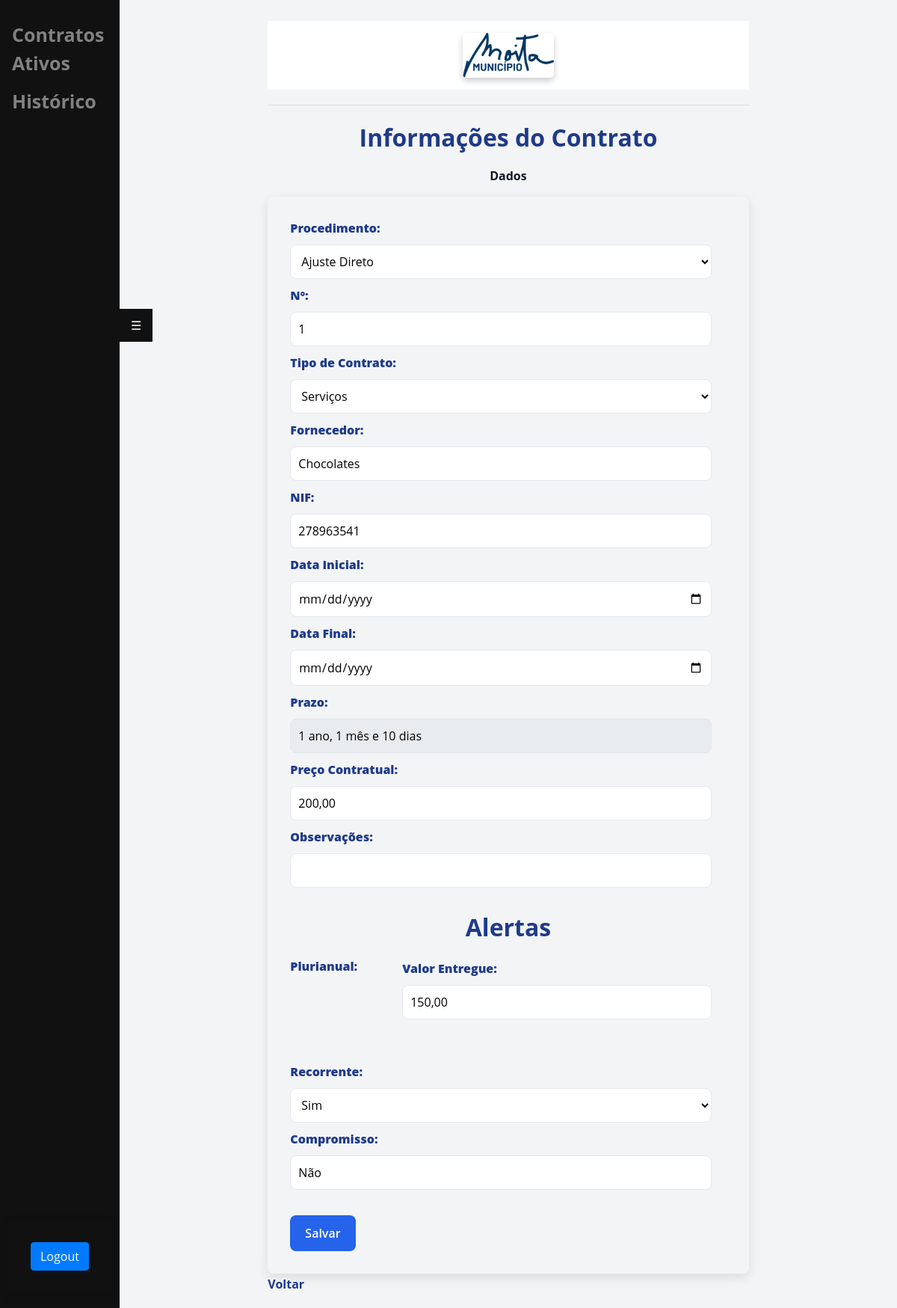
Before: /contrato_info/2/ (signed in) with the older database file.
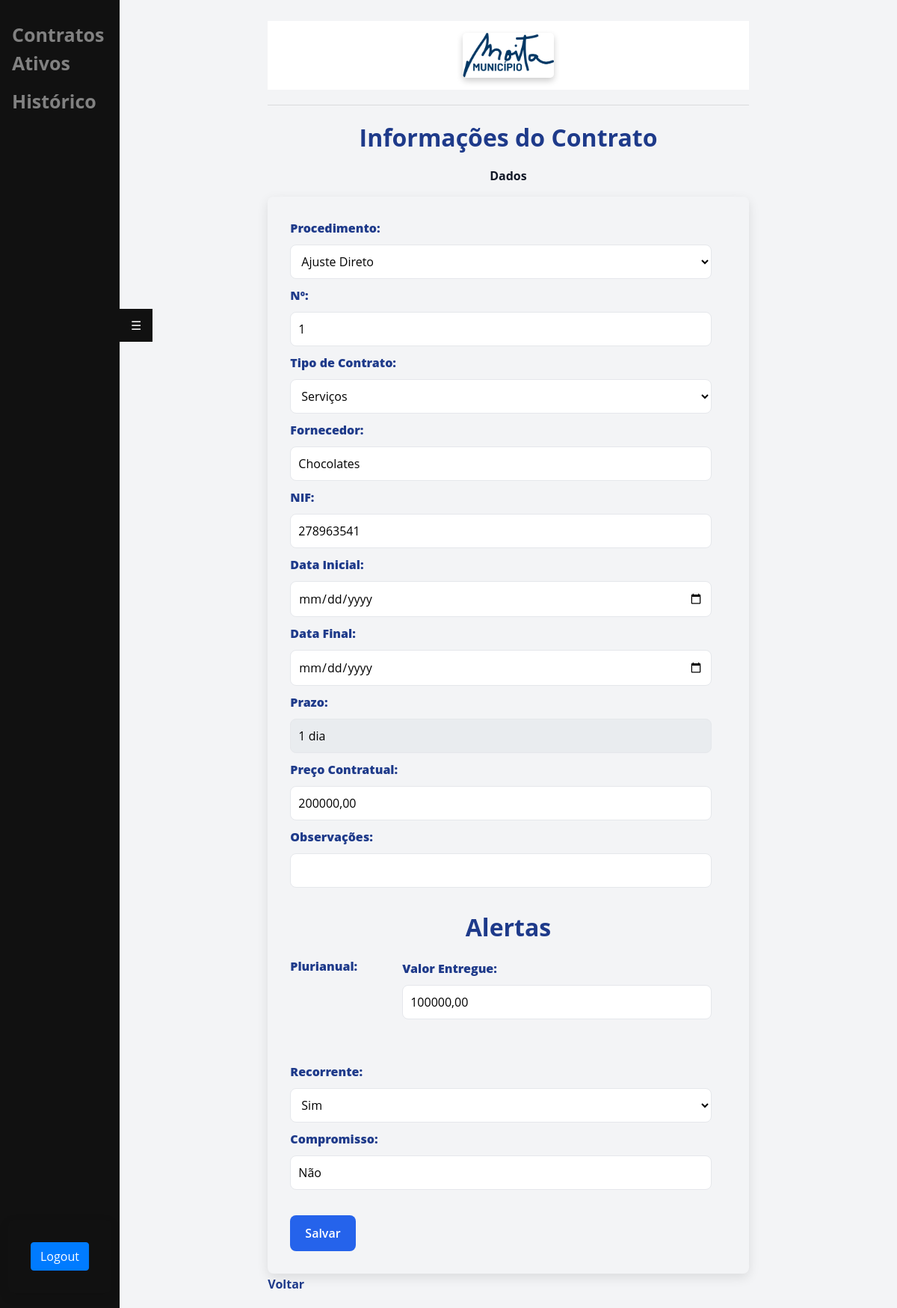
After: the same page with the newer database file.
### main/models.py (models this page shows, shortened)
class Contract(models.Model):
    user = models.ForeignKey(User, on_delete=models.CASCADE)
    procedimento = models.CharField(max_length=255)
    numero = models.CharField(max_length=100)
    tipo_contrato = models.CharField(max_length=100)
    fornecedor = models.CharField(max_length=255)
    nif = models.CharField(max_length=100)
    data_inicial = models.DateField()
    data_final = models.DateField()
    prazo = models.CharField(max_length=255)
    preco_contratual = models.DecimalField(max_digits=10, decimal_places=2)
    observacao = models.TextField(blank=True, null=True)
    valor_entregue = models.DecimalField(max_digits=10, decimal_places=2)
    recorrente = models.BooleanField(default=False)
    compromisso = models.BooleanField(default=False)
    uploaded_file = models.ForeignKey(UploadedFile, on_delete=models.CASCADE)
    plurianual = models.TextField(blank=True, null=True)
    estado = models.BooleanField(default=True)

### main/views.py (the view, shortened to what this page needs)
# urls.py: path('contrato_info/<int:file_id>/', views.contrato_info, name='contrato_info'),
def contrato_info(request, file_id):
    uploaded_file = UploadedFile.objects.get(id=file_id, user=request.user)
    tem_contrato = Contract.objects.filter(user=request.user).exists() if request.user.is_authenticated else False
    contract = Contract.objects.filter(uploaded_file=uploaded_file, user=request.user).first()
    estado = True
    return render(request, 'main/contrato_info.html', {
        'uploaded_file': uploaded_file,
        "tem_contrato": tem_contrato,
        "contract": contract,
        "procedimento": contract.procedimento if contract else '',
        "numero": contract.numero if contract else '',
        "tipo_contrato": contract.tipo_contrato if contract else '',
        "fornecedor": contract.fornecedor if contract else '',
        "nif": contract.nif if contract else '',
        "data_inicial": contract.data_inicial if contract else '',
        "data_final": contract.data_final if contract else '',
        "prazo": contract.prazo if contract else '',
        "preco_contratual": contract.preco_contratual if contract else '',
        "observacao": contract.observacao if contract else '',
        "valor_entregue": contract.valor_entregue if contract else '',
        "recorrente": 'Sim' if contract and contract.recorrente else 'Não',
        "compromisso": 'Sim' if contract and contract.compromisso else 'Não',
        "plurianual": contract.plurianual if contract else '',
        "estado": estado,
    })

### main/templates/main/contrato_info.html (shortened to what this page needs)
{% extends 'main/base.html' %}
{% block content %}
<!DOCTYPE html>
<html lang="pt-PT">
<head>
</head>
<body>
    <h1>Informações do Contrato</h1>
    <p style="text-align: center; font-weight: bold;">
        {{ uploaded_file.name|slice:":-4"|title }}
    </p>
    <form method="POST" action="{% url 'contrato_info' file_id=uploaded_file.id %}">
        <label for="procedimento"><strong>Procedimento:</strong></label>
        <select id="procedimento" name="procedimento">
            <option value="Ajuste Direto" {% if procedimento == "Ajuste Direto" %}selected{% endif %}>Ajuste Direto</option>
        </select>
        <label for="numero"><strong>Nº:</strong></label>
        <input type="text" id="numero" name="numero" pattern="\d+" title="Apenas números" required value="{{ numero }}">
        <label for="tipo_contrato"><strong>Tipo de Contrato:</strong></label>
        <select id="tipo_contrato" name="tipo_contrato">
            <option value="Serviços" {% if tipo_contrato == "Serviços" %}selected{% endif %}>Serviços</option>
        </select>
        <label for="fornecedor"><strong>Fornecedor:</strong></label>
        <input type="text" id="fornecedor" name="fornecedor" required value="{{ fornecedor }}">
        <label for="nif"><strong>NIF:</strong></label>
        <input type="text" id="nif" name="nif" pattern="\d{9}" maxlength="9" title="Apenas 9 números" required value="{{ nif }}">
        <label for="data_inicial"><strong>Data Inicial:</strong></label>
        <input type="date" id="data_inicial" name="data_inicial" required value="{{ data_inicial }}">
        <label for="data_final"><strong>Data Final:</strong></label>
        <input type="date" id="data_final" name="data_final" required value="{{ data_final }}">
        <label for="prazo"><strong>Prazo:</strong></label>
        <input type="text" id="prazo" name="prazo" size="20" readonly style="background-color: #e9ecef; margin-right: 15px;" value="{{ prazo }}">
        <label for="preco_contratual"><strong>Preço Contratual:</strong></label>
        <input type="text" id="preco_contratual" name="preco_contratual" required value="{{ preco_contratual }}">
        <label for="observacao"><strong>Observações:</strong></label>
        <input type="text" id="observacao" name="observacao" size="60">
        <br><br>
        <h1>Alertas</h1>
        <div style="display: flex; gap: 60px; align-items: flex-start;">
            <div style="display: flex; flex-direction: column;">
                <label for="plurianual"><strong>Plurianual:</strong></label>
            </div>
            <div style="display: flex; flex-direction: column;">
                <label for="valor_entregue" style="margin-top: 3px;"><strong>Valor Entregue:</strong></label>
                <input type="text" id="valor_entregue" name="valor_entregue" size="50" required value="{{ valor_entregue }}">
            </div>
        </div>
        <br><br>
        <label for="compromisso"><strong>Recorrente:</strong></label>
        <select id="compromisso" name="compromisso">
            <option value="Sim">Sim</option>
        </select>
        <label for="compromisso"><strong>Compromisso:</strong></label>
        <input type="text" id="compromisso" name="compromisso" size="30" required value="{{ compromisso }}">
        <br><br>
        <button type="submit" class="btn-salv" id="btn-salv">Salvar</button>
    </form>
    <a href="/">Voltar</a>
</body>
</html>
{% endblock %}

Changed rows visible on the page:
changed Contract "Ajuste Direto": prazo "1 ano, 1 mês e 10 dias" → "1 dia"; preco_contratual "200,00" → "200000,00"; valor_entregue "150,00" → "100000,00"
